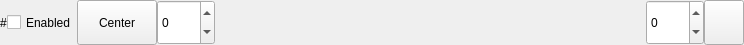
<?xml version="1.0" encoding="UTF-8"?>
<ui version="4.0">
 <class>ServoInput</class>
 <widget class="QWidget" name="ServoInput">
  <property name="geometry">
   <rect>
    <x>0</x>
    <y>0</y>
    <width>744</width>
    <height>45</height>
   </rect>
  </property>
  <property name="sizePolicy">
   <sizepolicy hsizetype="Minimum" vsizetype="Minimum">
    <horstretch>0</horstretch>
    <verstretch>0</verstretch>
   </sizepolicy>
  </property>
  <property name="windowTitle">
   <string>Form</string>
  </property>
  <layout class="QHBoxLayout" name="horizontalLayout">
   <property name="spacing">
    <number>0</number>
   </property>
   <property name="leftMargin">
    <number>0</number>
   </property>
   <property name="topMargin">
    <number>0</number>
   </property>
   <property name="rightMargin">
    <number>0</number>
   </property>
   <property name="bottomMargin">
    <number>0</number>
   </property>
   <item>
    <widget class="QLabel" name="labelID">
     <property name="sizePolicy">
      <sizepolicy hsizetype="Minimum" vsizetype="Minimum">
       <horstretch>0</horstretch>
       <verstretch>0</verstretch>
      </sizepolicy>
     </property>
     <property name="text">
      <string>#</string>
     </property>
    </widget>
   </item>
   <item>
    <widget class="QCheckBox" name="checkBoxEnabled">
     <property name="sizePolicy">
      <sizepolicy hsizetype="Minimum" vsizetype="Minimum">
       <horstretch>0</horstretch>
       <verstretch>0</verstretch>
      </sizepolicy>
     </property>
     <property name="text">
      <string>Enabled</string>
     </property>
    </widget>
   </item>
   <item>
    <widget class="QPushButton" name="pushButtonCenter">
     <property name="sizePolicy">
      <sizepolicy hsizetype="Minimum" vsizetype="Minimum">
       <horstretch>0</horstretch>
       <verstretch>0</verstretch>
      </sizepolicy>
     </property>
     <property name="text">
      <string>Center</string>
     </property>
    </widget>
   </item>
   <item>
    <widget class="QSpinBox" name="spinBoxLowTrim">
     <property name="sizePolicy">
      <sizepolicy hsizetype="Minimum" vsizetype="Minimum">
       <horstretch>0</horstretch>
       <verstretch>0</verstretch>
      </sizepolicy>
     </property>
     <property name="accelerated">
      <bool>true</bool>
     </property>
     <property name="correctionMode">
      <enum>QAbstractSpinBox::CorrectToNearestValue</enum>
     </property>
     <property name="showGroupSeparator" stdset="0">
      <bool>false</bool>
     </property>
     <property name="suffix">
      <string/>
     </property>
     <property name="minimum">
      <number>-2500</number>
     </property>
     <property name="maximum">
      <number>2500</number>
     </property>
     <property name="singleStep">
      <number>1</number>
     </property>
    </widget>
   </item>
   <item>
    <widget class="NumberEntry" name="numberEntryServoPosition" native="true">
     <property name="sizePolicy">
      <sizepolicy hsizetype="Expanding" vsizetype="Minimum">
       <horstretch>0</horstretch>
       <verstretch>0</verstretch>
      </sizepolicy>
     </property>
    </widget>
   </item>
   <item>
    <widget class="QSpinBox" name="spinBoxHighTrim">
     <property name="sizePolicy">
      <sizepolicy hsizetype="Minimum" vsizetype="Minimum">
       <horstretch>0</horstretch>
       <verstretch>0</verstretch>
      </sizepolicy>
     </property>
     <property name="accelerated">
      <bool>true</bool>
     </property>
     <property name="correctionMode">
      <enum>QAbstractSpinBox::CorrectToNearestValue</enum>
     </property>
     <property name="showGroupSeparator" stdset="0">
      <bool>false</bool>
     </property>
     <property name="suffix">
      <string/>
     </property>
     <property name="minimum">
      <number>-2500</number>
     </property>
     <property name="maximum">
      <number>2500</number>
     </property>
     <property name="singleStep">
      <number>1</number>
     </property>
    </widget>
   </item>
   <item>
    <widget class="QPushButton" name="pushButton">
     <property name="sizePolicy">
      <sizepolicy hsizetype="Minimum" vsizetype="Minimum">
       <horstretch>0</horstretch>
       <verstretch>0</verstretch>
      </sizepolicy>
     </property>
     <property name="text">
      <string/>
     </property>
     <property name="icon">
      <iconset resource="../resources/icons.qrc">
       <normaloff>:/icons/settings.svg</normaloff>:/icons/settings.svg</iconset>
     </property>
     <property name="checkable">
      <bool>true</bool>
     </property>
    </widget>
   </item>
  </layout>
 </widget>
 <customwidgets>
  <customwidget>
   <class>NumberEntry</class>
   <extends>QWidget</extends>
   <header>widgets/NumberEntry.hpp</header>
   <container>1</container>
  </customwidget>
 </customwidgets>
 <resources>
  <include location="../resources/icons.qrc"/>
 </resources>
 <connections/>
</ui>
